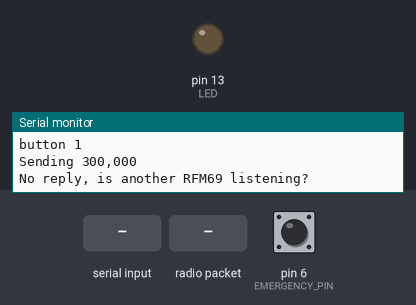
Bench run of a sketch on a simulated Arduino Uno, built with avr-gcc and run on an emulated ATmega328P. Shown: output pins drawn as LEDs (lit = HIGH), the last lines printed to the serial monitor. The inputs (shaded band) are chosen by the test bench; at power-on: pin 6 (EMERGENCY_PIN) HIGH. No radio packets arrive unless stated; pins used as bus, display or sensor lines are not drawn.

Above: at 1.2 s.
1.3 s: "#" received over Serial
At 2.6 s:
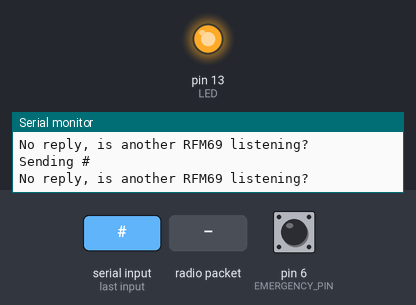
3.1 s: radio packet "#" arrives
4.6 s: "1" received over Serial
Timing chart, 0 to 7.6 s (numbered marks = the images above; inputs shaded):
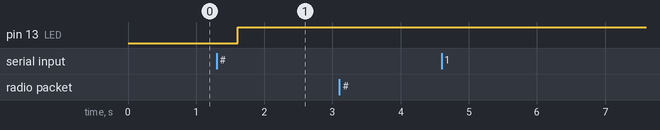

Measured:
- after the input at 1.3 s, pin 13 (LED): LOW → HIGH after 0.31 s

The sketch:

Dongle_Transceiver.ino
```cpp
// rf69 demo tx rx.pde
// -*- mode: C++ -*-
// Example sketch showing how to create a simple messageing client
// with the RH_RF69 class. RH_RF69 class does not provide for addressing or
// reliability, so you should only use RH_RF69  if you do not need the higher
// level messaging abilities.
// It is designed to work with the other example rf69_server.
// Demonstrates the use of AES encryption, setting the frequency and modem
// configuration

#include <SPI.h>
#include <RH_RF69.h>

/************ Radio Setup ***************/

// Change to 434.0 or other frequency, must match RX's freq!
#define RF69_FREQ 915.0

#define EMERGENCY_PIN 6

#define RFM69_INT     3  //
#define RFM69_CS      4  //
#define RFM69_RST     2  // "A"
#define LED           13


/* Teensy 3.x w/wing
#define RFM69_RST     9   // "A"
#define RFM69_CS      10   // "B"
#define RFM69_IRQ     4    // "C"
#define RFM69_IRQN    digitalPinToInterrupt(RFM69_IRQ )
*/

/* WICED Feather w/wing
#define RFM69_RST     PA4     // "A"
#define RFM69_CS      PB4     // "B"
#define RFM69_IRQ     PA15    // "C"
#define RFM69_IRQN    RFM69_IRQ
*/

// Singleton instance of the radio driver
RH_RF69 rf69(RFM69_CS, RFM69_INT);

int16_t packetnum = 0;  // packet counter, we increment per xmission

void setup()
{
  Serial.begin(9600);
  //while (!Serial) { delay(1); } // wait until serial console is open, remove if not tethered to computer
  pinMode(EMERGENCY_PIN, INPUT_PULLUP);
  pinMode(LED, OUTPUT);
  pinMode(RFM69_RST, OUTPUT);
  digitalWrite(RFM69_RST, LOW);

  Serial.println("Feather RFM69 TX Test!");
  Serial.println();

  // manual reset
  digitalWrite(RFM69_RST, HIGH);
  delay(10);
  digitalWrite(RFM69_RST, LOW);
  delay(10);

  if (!rf69.init()) {
    Serial.println("RFM69 radio init failed");
    while (1);
  }
  Serial.println("RFM69 radio init OK!");
  // Defaults after init are 434.0MHz, modulation GFSK_Rb250Fd250, +13dbM (for low power module)
  // No encryption
  if (!rf69.setFrequency(RF69_FREQ)) {
    Serial.println("setFrequency failed");
  }

  // If you are using a high power RF69 eg RFM69HW, you *must* set a Tx power with the
  // ishighpowermodule flag set like this:
  rf69.setTxPower(20, true);  // range from 14-20 for power, 2nd arg must be true for 69HCW

  // The encryption key has to be the same as the one in the server
  uint8_t key[] = { 0x01, 0x02, 0x03, 0x04, 0x05, 0x06, 0x07, 0x08,
                    0x01, 0x02, 0x03, 0x04, 0x05, 0x06, 0x07, 0x08};
  rf69.setEncryptionKey(key);

  pinMode(LED, OUTPUT);

  Serial.print("RFM69 radio @");  Serial.print((int)RF69_FREQ);  Serial.println(" MHz");
}
void Blink(byte PIN, byte DELAY_MS, byte loops) {
  for (byte i=0; i<loops; i++)  {
    digitalWrite(PIN,HIGH);
    delay(DELAY_MS);
    digitalWrite(PIN,LOW);
    delay(DELAY_MS);
  }
}
void SendCommandPacket(String radioPacket, int timeout){
  Serial.print("Sending "); Serial.println(radioPacket);
  char radiopacketArray[31];
  radioPacket.toCharArray(radiopacketArray, 30);
  // Send a message!
  rf69.send((uint8_t *)radiopacketArray, strlen(radiopacketArray));
  rf69.waitPacketSent();

  // Now wait for a reply
  uint8_t buf[RH_RF69_MAX_MESSAGE_LEN];
  uint8_t len = sizeof(buf);

  if (rf69.waitAvailableTimeout(timeout))  {
    // Should be a reply message for us now
    if (rf69.recv(buf, &len)) {
      Serial.print("acknowledgement : ");
      Serial.println((char*)buf);
      Blink(LED, 50, 3); //blink LED 3 times, 50ms between blinks
    } else {
      Serial.println("Receive failed");
    }
  } else {
    Serial.println("No reply, is another RFM69 listening?");
  }
}

int lastButtonValue = 0;

void loop() {
  delay(10);


  // EMERGENCY STOP:

  int buttonValue = digitalRead(EMERGENCY_PIN);
  if(lastButtonValue != buttonValue){
     if (buttonValue == LOW){
        Serial.println("button 0");
        // restore operation code
        buttonValue = 0;
        SendCommandPacket("400,000", 500);
     } else {
        Serial.println("button 1");
        //EMERGENCY STOP CODE
        buttonValue = 1;
        SendCommandPacket("300,000", 500);
     }
     lastButtonValue = buttonValue;
     delay(1000);
  }
      // =========== TX ==============//
      // read serial from pc for a command
        // if we have a valid command, send it via radio - wait for acknowledgement
          // SendCommandPacket(command string, timeout)
      String  message;
      while(Serial.available() > 0){
        delay(5);
        digitalWrite(LED_BUILTIN, HIGH);
        if (Serial.available() >0) {

          char c = Serial.read();  //gets one byte from serial buffer
          //Serial.print(c);
          message += c; //makes the string readString
        }
      }
      if(message != ""){
        SendCommandPacket(message, 500);
      }


      // =========== RX ============= //
      // check attached transceiver for incoming telemetry
      // telemetry should start with a # character
      // for now, let's not bother doing acknowledgements with telemetry
      if(rf69.available()){
        uint8_t buf[RH_RF69_MAX_MESSAGE_LEN];
        uint8_t len = sizeof(buf);
        if (rf69.recv(buf, &len)) {
        if (!len) return;
        buf[len] = 0;
        if(buf[0] == '#')Serial.println((char*)buf);


    }
  }
}
```
